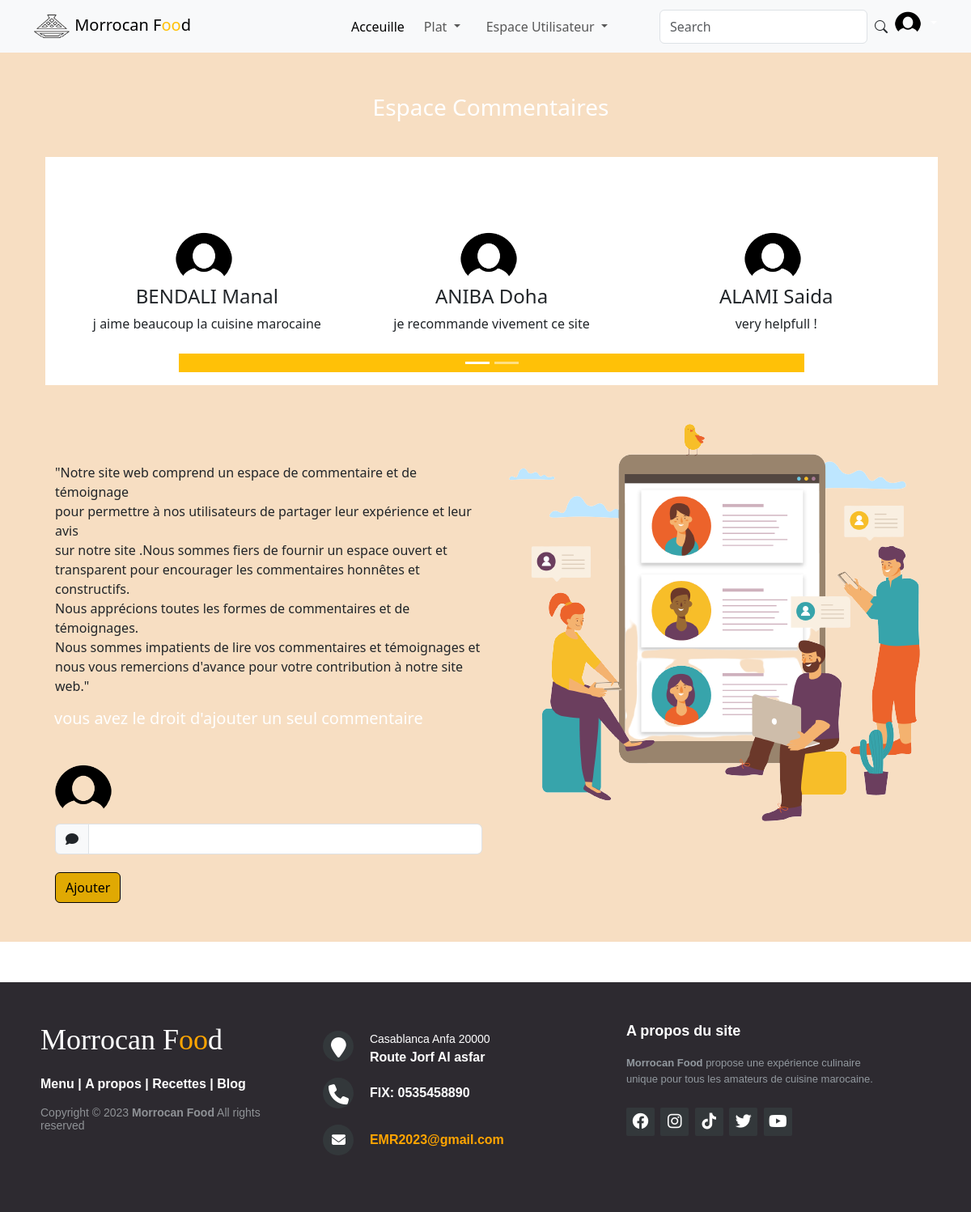
The page /commentaire.php on the database its author committed.
### tables this page shows
CREATE TABLE `commentaires` (
  `id` int(11) NOT NULL,
  `id_user` int(11) DEFAULT NULL,
  `txt` text DEFAULT NULL
);

CREATE TABLE `users` (
  `id` int(11) NOT NULL,
  `nom` varchar(255) NOT NULL,
  `prenom` varchar(255) NOT NULL,
  `password` varchar(255) NOT NULL,
  `email` varchar(255) NOT NULL,
  `telephone` int(255) NOT NULL
);

### commentaire.php (the view, shortened to what this page needs)
<?php
include('connectio.php');
?>
<!DOCTYPE html>
<html lang="en">
<head>
  <link href="https://cdn.jsdelivr.net/npm/bootstrap@5.3.0-alpha1/dist/css/bootstrap.min.css" rel="stylesheet">
  <link rel="stylesheet" href="https://cdn.jsdelivr.net/npm/bootstrap-icons@1.10.3/font/bootstrap-icons.css">
  <link rel="stylesheet" href="https://cdnjs.cloudflare.com/ajax/libs/font-awesome/6.3.0/css/all.min.css" />
  <link rel="stylesheet" href="../login/assets/css/commentaire.css">
</head>
<body>
  <nav class="navbar navbar-default navbar-expand-lg bg-body-tertiary py-6 fixed-top">
    <div class="container">
      <a class="navbar-brand" href="principale.php">
        <img src="../login/assets/images/logojdid.png.png" alt="LOGO " width="45" height="39">
        Morrocan F<span id="logo_span">oo</span>d
      </a>
      <div class="navbar-collapse justify-content-end collapse" id="navbarSupportedContent">
        <ul class="navbar-nav me-5 mb-2 mb-lg-0">
          <li class="nav-item">
            <a class="nav-link active" aria-current="page" href="principale.php">Acceuille</a>
          </li>
          <li class="nav-item dropdown">
            <a class="nav-link dropdown-toggle px-3" href="#" role="button" data-bs-toggle="dropdown" aria-expanded="false">
              Plat
            </a>
          </li>
          <li class="nav-item dropdown">
            <a class="nav-link dropdown-toggle px-3" href="#" role="button" data-bs-toggle="dropdown" aria-expanded="false">
              Espace Utilisateur
            </a>
          </li>
        </ul>
        <form class="d-flex">
          <input class="form-control mr-2" id="search" type="search" placeholder="Search" aria-label="Search">
          <i class="bi bi-search"></i>
          <div class="dropdown">
            <a href="#" class="d-flex align-items-center text-white text-decoration-none dropdown-toggle" data-bs-toggle="dropdown" aria-expanded="false">
              <img src="../login/assets/images/userr.jfif" alt="" width="32" height="32" class="rounded-circle me-2">
            </a>
          </div>
      </div>
    </div>
  </nav>
  <div class="commentaire">
    <section class="order-form py-5 ">
      <div class="container ">
        <div class="row">
          <h3 class="text-center text-dark mb-4 mt-5"><span class="text-white">Espace Commentaires</span></h3>
          <div class="row">
              <?php
              echo "<div id=\"myCarousel\" class=\"carousel slide bg-white\" data-bs-ride=\"carousel\">";
              $x = 0;
              $sql = "select u.nom,u.prenom,c.txt from users as u,commentaires as c Where u.id = c.id_user limit 9";
              $result = mysqli_query($con, $sql);
              echo "<div class=\"carousel-indicators bg-warning \">";
              if (mysqli_num_rows($result) > 0) {
                while ($row = mysqli_fetch_assoc($result)) {
                  if ($x % 3 == 0) {
                    $f = $x / 3;
                    if ($x == 0) {
                      $active = "active";
                    } else {
                      $active = "";
                    }
                    echo "<button type=\"button\" data-bs-target=\"#myCarousel\" data-bs-slide-to=\"" . $f . "\" class=\"" . $active . "\"  aria-label=\"Slide " . $x . "\"></button>";
                  }
                  $x = $x + 1;
                }
              }
              echo "</div>";
              $sql1 = "select u.nom,u.prenom,c.txt from users as u,commentaires as c Where u.id = c.id_user limit 9";
              $result1 = mysqli_query($con, $sql1);
              $x = 0;
              echo "<div class=\"carousel-inner\" >";
              echo "<div class=\"carousel-item  active  \">";
              echo "<div class=\"container d-flex  align-items-center text-center\">";
              if (mysqli_num_rows($result1) > 0) {
                while ($row1 = mysqli_fetch_assoc($result1)) {
                  if ($x % 3 == 0 && $x != 0) {
                    echo "</div>";
                    echo "</div>";
                  }
                  echo "<div class=\" my-5 \"style=\" width: 30vw;\">";
                  echo "<img src=\"../login/assets/images/userr.jfif\" alt=\"\" width=\"70\" height=\"70\" class=\"rounded-circle me-2\">";
                  echo "<h4 class=\"fw-normal\">" . $row1['nom'] . " " . $row1['prenom'] . "</h4>";
                  echo "<p>" . $row1['txt'] . "</p>";
                  echo "</div>";
                  $x = $x + 1;
                }
              }
              echo "</div>";
              echo "<button class=\"carousel-control-prev\" type=\"button\" data-bs-target=\"#myCarousel\" data-bs-slide=\"prev\">";
              echo "<span class=\"carousel-control-prev-icon\" aria-hidden=\"true\"></span>";
              echo "</button>";
              echo "<button class=\"carousel-control-next\" type=\"button\" data-bs-target=\"#myCarousel\" data-bs-slide=\"next\">";
              echo "<span class=\"carousel-control-next-icon\" aria-hidden=\"true\"></span>";
              echo "</button>";
              echo "</div>";
              ?>
              <div class="col-md-6 col-sm mt-5">
                <div class="input-group mb-3 mt-5">
                  <p>"Notre site web comprend un espace de commentaire et de témoignage <br> pour permettre à nos
                    utilisateurs de partager leur expérience et leur avis <br> sur notre site .Nous sommes fiers de
                    fournir un espace ouvert et <br> transparent pour encourager les commentaires honnêtes et
                    constructifs.<br>
                    Nous apprécions toutes les formes de commentaires et de témoignages.<br>Nous sommes impatients de
                    lire vos commentaires et témoignages et <br> nous vous remercions d'avance pour votre contribution
                    à notre site web."
                  </p>
                  <h5 class="text-center text-dark "><span class="text-white">vous avez le droit d'ajouter un seul commentaire</span></h5>
                </div>
                <div class="" style=" width: 30vw;">
                  <img src="../login/assets/images/userr.jfif" alt="" width="70" height="70" class="rounded-circle me-2">
                </div>
                <form method="POST">
                  <div class="input-group mb-3 mt-2">
                    <span class="input-group-text" id="basic-addon1"><i class="fa-solid fa-comment"></i></span>
                    <input type="text" class="form-control" type="text" name="commentaire" id="commentaire" required>
                  </div>
                  <div class="col-md-6">
                    <input type="submit" class="btn btn-secondary" value="Ajouter">
                  </div>
                </form>
              </div>
              <div class="col-md-6 my-auto mt-5">
                <img src="../login/assets/images/comment-removebg-preview.png" class="img-fluid d-block mx-auto mb-4" alt="">
              </div>
            </div>
          </div>
        </div>
      </div>
<footer>
            <footer class="footer-distributed">
                <div class="footer-left">
                    <h3>Morrocan F<span>oo</span>d</h3>
                    <p class="footer-links">
                        <a href="#">Menu</a>
                        |
                        <a href="#">A propos</a>
                        |
                        <a href="#">Recettes</a>
                        |
                        <a href="#">Blog</a>
                    </p>
                    <p class="footer-company-name">Copyright © 2023 <strong>Morrocan Food</strong> All rights reserved</p>
                </div>
                <div class="footer-center">
                    <div>
                        <i class="fa fa-map-marker"></i>
                        <p><span>Casablanca Anfa 20000 </span>
                            Route Jorf Al asfar</p>
                    </div>
                    <div>
                        <i class="fa fa-phone"></i>
                        <p>FIX: 0535458890</p>
                    </div>
                    <div>
                        <i class="fa fa-envelope"></i>
                        <p><a href="anibadoha9@gmail.com">EMR2023@gmail.com</a></p>
                    </div>
                </div>
                <div class="footer-right">
                    <p class="footer-company-about">
                        <span>A propos du site</span>
                        <strong>Morrocan Food</strong> propose une expérience culinaire unique pour tous
                        les amateurs de cuisine marocaine.
                    </p>
                    <div class="footer-icons">
                        <a href="#"><i class="fa-brands fa-facebook"></i></a>
                        <a href="#"><i class="fa-brands fa-instagram"></i></a>
                        <a href="#"><i class="fa-brands fa-tiktok"></i></a>
                        <a href="#"><i class="fa-brands fa-twitter"></i></a>
                        <a href="#"><i class="fa-brands fa-youtube"></i></a>
                    </div>
                </div>
    </footer>
</body>
</html>

### assets/css/commentaire.css (style rules this page uses)
#logo_span { color: #ffc107; }
.bi.bi-search { margin: 9px; }
.order-form.py-5 { background-color: #e0861e45; }
.btn-secondary { --bs-btn-color: #000; --bs-btn-bg: #e0a903; --bs-btn-border-color: #040404; margin-top: 6px; }
.row { margin-top: 20px; margin-left: 1px; }
.carousel-inner { margin-top: 40px; }
footer { position: fixed; bottom: 0; }
.footer-distributed { background-color: #2d2a30; box-sizing: border-box; width: 100%; text-align: left; font: bold 16px sans-serif; padding: 50px 50px 60px 50px; margin-top: 50px; }
.footer-distributed .footer-left, .footer-distributed .footer-center, .footer-distributed .footer-right { display: inline-block; vertical-align: top; }
.footer-distributed .footer-left { width: 30%; }
.footer-distributed h3 { color: #ffffff; font: normal 36px 'Cookie', cursive; margin: 0; }
.footer-distributed h3 span { color: orange; }
.footer-distributed .footer-links { color: #ffffff; margin: 20px 0 12px; }
.footer-distributed .footer-links a { display: inline-block; line-height: 1.8; text-decoration: none; color: inherit; }
.footer-distributed .footer-company-name { color: #8f9296; font-size: 14px; font-weight: normal; margin: 0; }
.footer-distributed .footer-center { width: 35%; }
.footer-distributed .footer-center i { background-color: #33383b; color: #ffffff; font-size: 25px; width: 38px; height: 38px; border-radius: 50%; text-align: center; line-height: 42px; margin: 10px 15px; vertical-align: middle; }
.footer-distributed .footer-center i.fa-envelope { font-size: 17px; line-height: 38px; }
.footer-distributed .footer-center p { display: inline-block; color: #ffffff; vertical-align: middle; margin: 0; }
.footer-distributed .footer-center p span { display: block; font-weight: normal; font-size: 14px; line-height: 2; }
.footer-distributed .footer-center p a { color: orange; text-decoration: none; ; }
.footer-distributed .footer-right { width: 30%; }
.footer-distributed .footer-company-about { line-height: 20px; color: #92999f; font-size: 13px; font-weight: normal; margin: 0; }
.footer-distributed .footer-company-about span { display: block; color: #ffffff; font-size: 18px; font-weight: bold; margin-bottom: 20px; }
.footer-distributed .footer-icons { margin-top: 25px; }
.footer-distributed .footer-icons a { display: inline-block; width: 35px; height: 35px; cursor: pointer; background-color: #33383b; border-radius: 2px; font-size: 20px; color: #ffffff; text-align: center; line-height: 35px; margin-right: 3px; margin-bottom: 5px; }

### rows shown on the page
commentaires: id_user.nom "BENDALI", id_user.prenom "Manal", txt "j aime beaucoup la cuisine marocaine"
commentaires: id_user.nom "ANIBA", id_user.prenom "Doha", txt "je recommande vivement ce site"
commentaires: id_user.nom "ALAMI", id_user.prenom "Saida", txt "very helpfull !"
